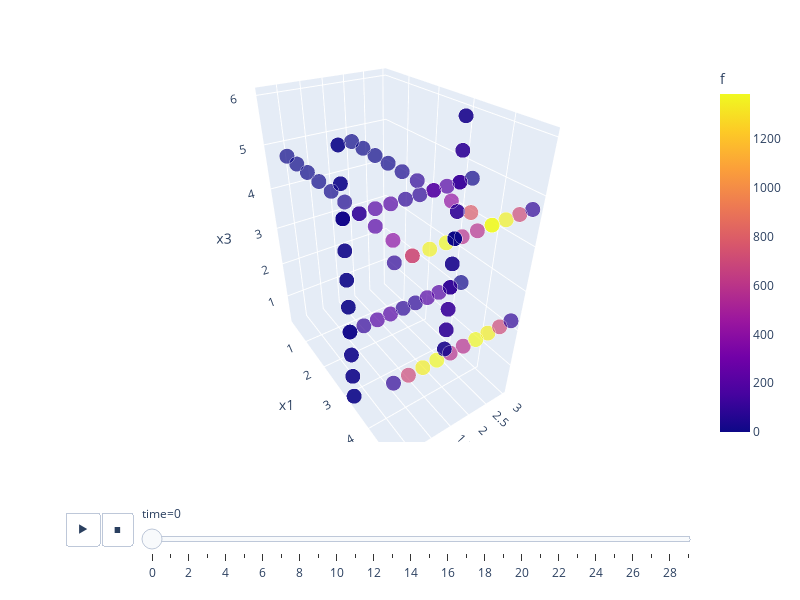

The notebook cell this image was saved under:
### Code cell
import autograd.numpy as np
from autograd import jacobian
from functools import partial

def T_ij(q, i, j, x):
    J = jacobian(x)
    Jq = J(q)
    G = Jq.T @ Jq
    g = np.sqrt(np.linalg.det(G))
    return g
    #return G[i, j] * g

# compression of element with tn
r = 2
N = 10
dof = 6
i = 0
j = 0

prim = [linspace(0, 5, N),
        linspace(0, np.pi, N),
        linspace(0, 2*np.pi, N),
        linspace(0, np.pi, N),
        linspace(0, 2*np.pi, N),
        linspace(0, np.pi, N)]

# fot an element
T = partial(T_ij, i = i, j = j, x = q_to_x)
O = Objective(T, prim)
#G = balanced_tree(dof, r, N)
G = tensor_train_graph(dof, r, N)
G = tn_grid(G, O.linspace)
Gopt, df = ttnopt(G, O, nsweep = 3)
fig = grid_animation(df)
fig.show()

### Figure 1 — Plotly figure (JSON) as saved in the notebook; plotly's stock layout.template omitted (floating-point values rounded to 4 significant figures; data arrays with more than 128 entries replaced by an {"elided": "..."} marker saying what was removed)
{"data": [{"hovertemplate": "<b>%{hovertext}</b><br><br>time=0<br>x1=%{x}<br>x2=%{y}<br>x3=%{z}<br>size=%{marker.size}<br>f=%{marker.color}<extra></extra>", "hovertext": {"elided": "200 int values"}, "ids": {"elided": "200 int values"}, "legendgroup": "", "marker": {"color": {"elided": "200 float values"}, "coloraxis": "coloraxis", "size": {"elided": "200 int values"}, "sizemode": "area", "sizeref": 0.004444, "symbol": "circle"}, "mode": "markers", "name": "", "scene": "scene", "showlegend": false, "type": "scatter3d", "x": {"elided": "200 float values"}, "y": {"elided": "200 float values"}, "z": {"elided": "200 float values"}}], "layout": {"coloraxis": {"colorbar": {"title": {"text": "f"}}, "colorscale": [[0, "#0d0887"], [0.1111, "#46039f"], [0.2222, "#7201a8"], [0.3333, "#9c179e"], [0.4444, "#bd3786"], [0.5556, "#d8576b"], [0.6667, "#ed7953"], [0.7778, "#fb9f3a"], [0.8889, "#fdca26"], [1, "#f0f921"]]}, "height": 600, "legend": {"itemsizing": "constant", "tracegroupgap": 0}, "margin": {"t": 60}, "scene": {"camera": {"center": {"x": 0, "y": 0, "z": 0}, "eye": {"x": 1.5, "y": -1, "z": 1.2}, "up": {"x": 0, "y": 0, "z": 1}}, "domain": {"x": [0, 1], "y": [0, 1]}, "xaxis": {"title": {"text": "x1"}}, "yaxis": {"title": {"text": "x2"}}, "zaxis": {"title": {"text": "x3"}}}, "sliders": [{"active": 0, "currentvalue": {"prefix": "time="}, "len": 0.9, "pad": {"b": 10, "t": 60}, "steps": [{"args": [["0"], {"frame": {"duration": 0, "redraw": true}, "fromcurrent": true, "mode": "immediate", "transition": {"duration": 0, "easing": "linear"}}], "label": "0", "method": "animate"}, {"args": [["1"], {"frame": {"duration": 0, "redraw": true}, "fromcurrent": true, "mode": "immediate", "transition": {"duration": 0, "easing": "linear"}}], "label": "1", "method": "animate"}, {"args": [["2"], {"frame": {"duration": 0, "redraw": true}, "fromcurrent": true, "mode": "immediate", "transition": {"duration": 0, "easing": "linear"}}], "label": "2", "method": "animate"}, {"args": [["3"], {"frame": {"duration": 0, "redraw": true}, "fromcurrent": true, "mode": "immediate", "transition": {"duration": 0, "easing": "linear"}}], "label": "3", "method": "animate"}, {"args": [["4"], {"frame": {"duration": 0, "redraw": true}, "fromcurrent": true, "mode": "immediate", "transition": {"duration": 0, "easing": "linear"}}], "label": "4", "method": "animate"}, {"args": [["5"], {"frame": {"duration": 0, "redraw": true}, "fromcurrent": true, "mode": "immediate", "transition": {"duration": 0, "easing": "linear"}}], "label": "5", "method": "animate"}, {"args": [["6"], {"frame": {"duration": 0, "redraw": true}, "fromcurrent": true, "mode": "immediate", "transition": {"duration": 0, "easing": "linear"}}], "label": "6", "method": "animate"}, {"args": [["7"], {"frame": {"duration": 0, "redraw": true}, "fromcurrent": true, "mode": "immediate", "transition": {"duration": 0, "easing": "linear"}}], "label": "7", "method": "animate"}, {"args": [["8"], {"frame": {"duration": 0, "redraw": true}, "fromcurrent": true, "mode": "immediate", "transition": {"duration": 0, "easing": "linear"}}], "label": "8", "method": "animate"}, {"args": [["9"], {"frame": {"duration": 0, "redraw": true}, "fromcurrent": true, "mode": "immediate", "transition": {"duration": 0, "easing": "linear"}}], "label": "9", "method": "animate"}, {"args": [["10"], {"frame": {"duration": 0, "redraw": true}, "fromcurrent": true, "mode": "immediate", "transition": {"duration": 0, "easing": "linear"}}], "label": "10", "method": "animate"}, {"args": [["11"], {"frame": {"duration": 0, "redraw": true}, "fromcurrent": true, "mode": "immediate", "transition": {"duration": 0, "easing": "linear"}}], "label": "11", "method": "animate"}, {"args": [["12"], {"frame": {"duration": 0, "redraw": true}, "fromcurrent": true, "mode": "immediate", "transition": {"duration": 0, "easing": "linear"}}], "label": "12", "method": "animate"}, {"args": [["13"], {"frame": {"duration": 0, "redraw": true}, "fromcurrent": true, "mode": "immediate", "transition": {"duration": 0, "easing": "linear"}}], "label": "13", "method": "animate"}, {"args": [["14"], {"frame": {"duration": 0, "redraw": true}, "fromcurrent": true, "mode": "immediate", "transition": {"duration": 0, "easing": "linear"}}], "label": "14", "method": "animate"}, {"args": [["15"], {"frame": {"duration": 0, "redraw": true}, "fromcurrent": true, "mode": "immediate", "transition": {"duration": 0, "easing": "linear"}}], "label": "15", "method": "animate"}, {"args": [["16"], {"frame": {"duration": 0, "redraw": true}, "fromcurrent": true, "mode": "immediate", "transition": {"duration": 0, "easing": "linear"}}], "label": "16", "method": "animate"}, {"args": [["17"], {"frame": {"duration": 0, "redraw": true}, "fromcurrent": true, "mode": "immediate", "transition": {"duration": 0, "easing": "linear"}}], "label": "17", "method": "animate"}, {"args": [["18"], {"frame": {"duration": 0, "redraw": true}, "fromcurrent": true, "mode": "immediate", "transition": {"duration": 0, "easing": "linear"}}], "label": "18", "method": "animate"}, {"args": [["19"], {"frame": {"duration": 0, "redraw": true}, "fromcurrent": true, "mode": "immediate", "transition": {"duration": 0, "easing": "linear"}}], "label": "19", "method": "animate"}, {"args": [["20"], {"frame": {"duration": 0, "redraw": true}, "fromcurrent": true, "mode": "immediate", "transition": {"duration": 0, "easing": "linear"}}], "label": "20", "method": "animate"}, {"args": [["21"], {"frame": {"duration": 0, "redraw": true}, "fromcurrent": true, "mode": "immediate", "transition": {"duration": 0, "easing": "linear"}}], "label": "21", "method": "animate"}, {"args": [["22"], {"frame": {"duration": 0, "redraw": true}, "fromcurrent": true, "mode": "immediate", "transition": {"duration": 0, "easing": "linear"}}], "label": "22", "method": "animate"}, {"args": [["23"], {"frame": {"duration": 0, "redraw": true}, "fromcurrent": true, "mode": "immediate", "transition": {"duration": 0, "easing": "linear"}}], "label": "23", "method": "animate"}, {"args": [["24"], {"frame": {"duration": 0, "redraw": true}, "fromcurrent": true, "mode": "immediate", "transition": {"duration": 0, "easing": "linear"}}], "label": "24", "method": "animate"}, {"args": [["25"], {"frame": {"duration": 0, "redraw": true}, "fromcurrent": true, "mode": "immediate", "transition": {"duration": 0, "easing": "linear"}}], "label": "25", "method": "animate"}, {"args": [["26"], {"frame": {"duration": 0, "redraw": true}, "fromcurrent": true, "mode": "immediate", "transition": {"duration": 0, "easing": "linear"}}], "label": "26", "method": "animate"}, {"args": [["27"], {"frame": {"duration": 0, "redraw": true}, "fromcurrent": true, "mode": "immediate", "transition": {"duration": 0, "easing": "linear"}}], "label": "27", "method": "animate"}, {"args": [["28"], {"frame": {"duration": 0, "redraw": true}, "fromcurrent": true, "mode": "immediate", "transition": {"duration": 0, "easing": "linear"}}], "label": "28", "method": "animate"}, {"args": [["29"], {"frame": {"duration": 0, "redraw": true}, "fromcurrent": true, "mode": "immediate", "transition": {"duration": 0, "easing": "linear"}}], "label": "29", "method": "animate"}], "x": 0.1, "xanchor": "left", "y": 0, "yanchor": "top"}], "updatemenus": [{"buttons": [{"args": [null, {"frame": {"duration": 100, "redraw": true}, "fromcurrent": true, "mode": "immediate", "transition": {"duration": 20, "easing": "linear"}}], "label": "&#9654;", "method": "animate"}, {"args": [[null], {"frame": {"duration": 0, "redraw": true}, "fromcurrent": true, "mode": "immediate", "transition": {"duration": 0, "easing": "linear"}}], "label": "&#9724;", "method": "animate"}], "direction": "left", "pad": {"r": 10, "t": 70}, "showactive": false, "type": "buttons", "x": 0.1, "xanchor": "right", "y": 0, "yanchor": "top"}], "width": 800}}
